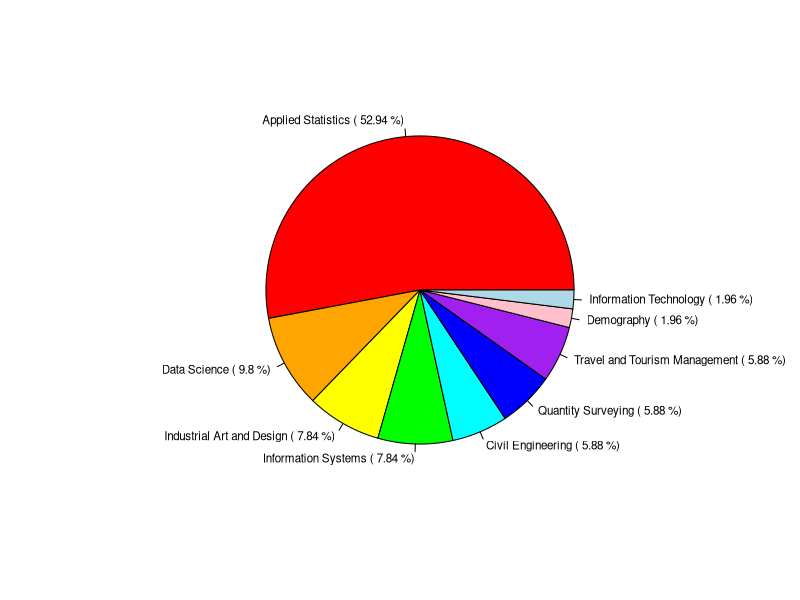

Reproduce this figure in R.
## ---- chunk 1
knitr::opts_chunk$set(echo = FALSE)
## ---- chunk 2
data <- read.csv("../data.csv")

## ---- chunk 3

data$Background[grepl("statistic", data$Background, ignore.case = TRUE)] <- "Applied Statistics"

data$Background[grepl("tourism", data$Background, ignore.case = TRUE)] <- "Travel and Tourism Management"

data$Background[grepl("data scie", data$Background, ignore.case = TRUE)] <- "Data Science"

data$Background[grepl("Information Technology Major of Information Management", data$Background, ignore.case = TRUE)] <- "Information Technology"

data$Background[grepl("Civil Engineering", data$Background, ignore.case = TRUE)] <- "Civil Engineering"

data$Background[grepl("Quantity sur", data$Background, ignore.case = TRUE)] <- "Quantity Surveying"

data$Background[grepl("design", data$Background, ignore.case = TRUE)] <- "Industrial Art and Design"

data$Background[grepl("information systems", data$Background, ignore.case = TRUE)] <- "Information Systems"



## ---- chunk 4
 counts <- table(data$Background)
background_summary <- data.frame(
  Field = names(counts),
  Count = as.integer(counts),
  Percentage = round(prop.table(counts) * 100, 2)
)
background_summary <- background_summary[order(-background_summary$Count), ]


background_summary$Percentage.Var1 <-NULL
colnames(background_summary) <- c("Field","Count", "Percentage")
## ---- chunk 5
?pie
## ---- chunk 6
colors <- c("red", "orange", "yellow", "green", "cyan", "blue", "purple", "pink", "lightblue")

pie(
  background_summary$Percentage,
  labels =  paste(background_summary$Field, "(",background_summary$Percentage,"%)"),
  col = colors,
  cex=0.7
  )


